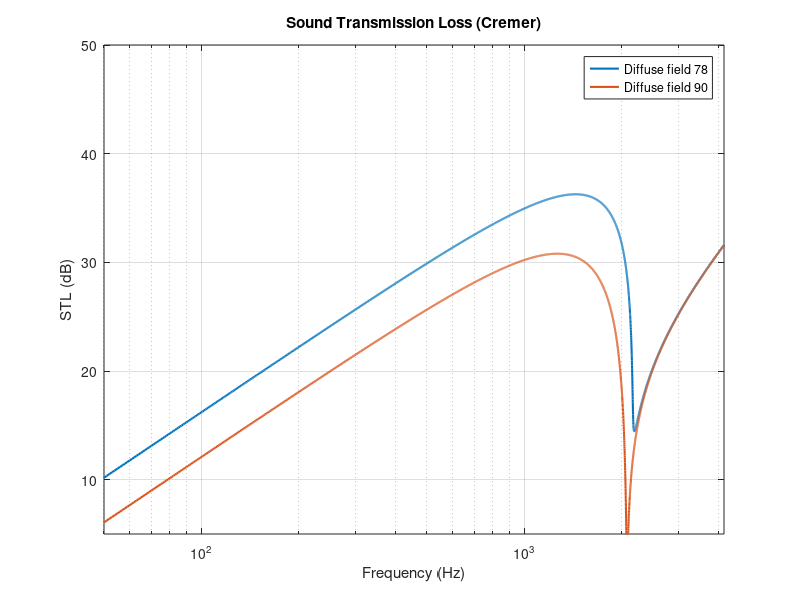

Recreate this plot in MATLAB.
% Sound Transmission Loss with Cremer formula
clear
clc

% Panel and material properties
m   = 15;        % Surface density of the panel (kg/m^2)
h   = 0.006;     % Panel thickness (m)
E   = 6.37e10;   % Young’s modulus of the panel material (Pa)
rho = 1.2;       % Air density (kg/m^3)
nu  = 0.24;      % Poisson’s ratio of the panel material (-)
c   = 343;       % Speed of sound in air (m/s)
fc = 2079;       % Coincidence frequency (Hz)
f = 50:1:2*fc;   % Frequency range (Hz)
eta=0.01;        % Damping loss factor of glass (-)
% Bending stiffness
B = E*h^3/(12*(1 - nu^2));   % Bending stiffness of the plate (N·m)

STL_diffuse = zeros(size(f));    % Diffuse field (angular integration)

for i = 1:length(f)
    w = 2*pi*f(i);  % Angular frequency (rad/s)

    % 1) Diffuse-field to 78 (angular integration)
    tau_diffuse = @(theta) 1 ./ ( (1 + (m*w - B*w^3.*(sin(theta)/c).^4).^2 ...
       + B^2*eta^2*w^6.*(sin(theta)/c).^8).* (cos(theta)./(2*c*rho)).^2 );

    sol = integral(@(theta) tau_diffuse(theta).*sin(2*theta), 0, 78*pi/180);
    STL_diffuse(i) = 10*log10(1/sol);

    % 2) Diffuse-field to 90 (angular integration)
    tau_diffuse2 = @(theta) 1 ./ ( (1 + (m*w - B*w^3.*(sin(theta)/c).^4).^2 ...
       + B^2*eta^2*w^6.*(sin(theta)/c).^8).* (cos(theta)./(2*c*rho)).^2 );
    sol2 = integral(@(theta) tau_diffuse2(theta).*sin(2*theta), 0, 89*pi/180);
    STL_diffuse2(i) = 10*log10(1/sol2);
end

% Plot STL
semilogx(f, STL_diffuse, 'LineWidth', 1.5)      % Diffuse-field 78
hold on
semilogx(f, STL_diffuse2, 'LineWidth', 1.5)     % Diffuse-field 90
xlabel('Frequency (Hz)')
ylabel('STL (dB)')
title('Sound Transmission Loss (Cremer)')
legend('Diffuse field 78', 'Diffuse field 90')
grid on
axis([50 2*fc 5 50])
